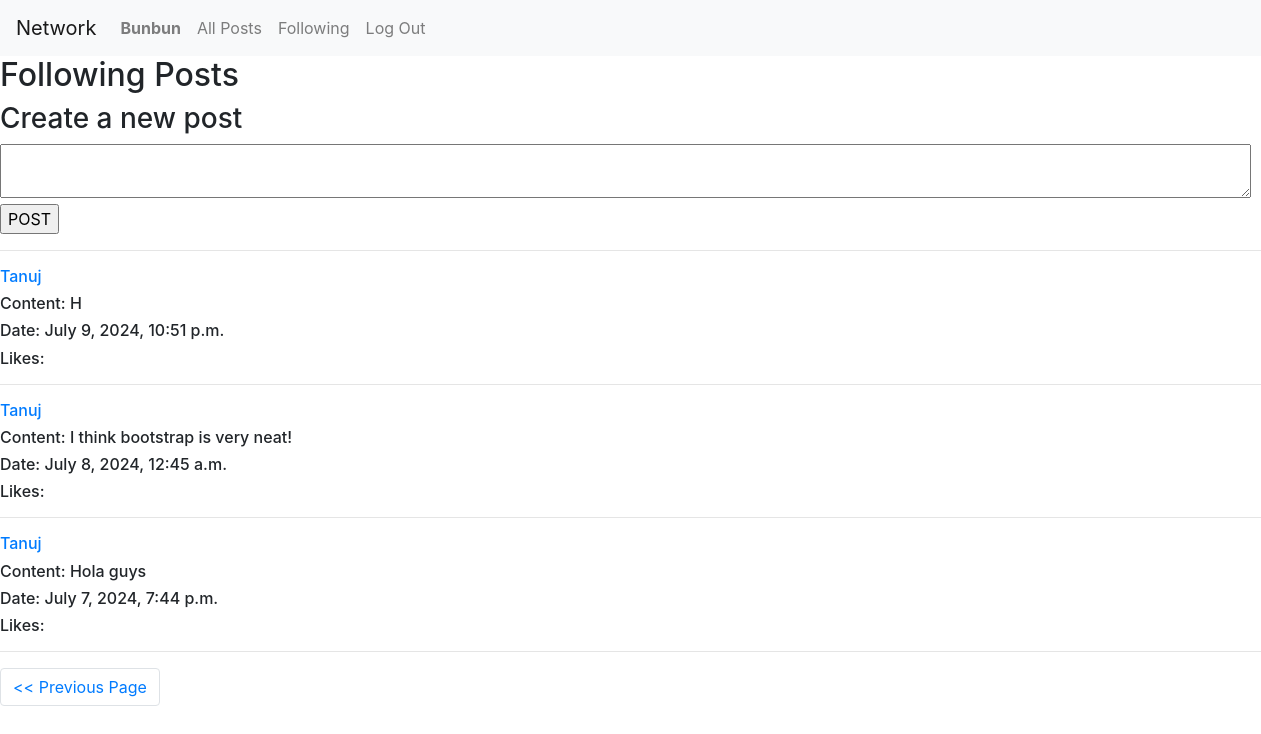
/profile/followedusers?postindex=2 (signed in), run on the app's committed database.
### network/models.py (models this page shows, shortened)
class User(AbstractUser):
    pass

class Creatpost(models.Model):
    postcontent = models.CharField(max_length=500)
    user = models.ForeignKey(User, on_delete=models.CASCADE, related_name="authorofpost")
    datecreated = models.DateTimeField(auto_now_add=True)

### network/views.py (the view)
# urls.py: path("profile/followedusers", views.followedusers, name="profileFollowedusers"),
def followedusers(request):
    activeuser = User.objects.get(pk=request.user.id)
    peopleuserisfollowing = Follower.objects.filter(user = activeuser)
    activeposts = Creatpost.objects.all().order_by('id').reverse()
    postsoffollowers = []
    for activepost in activeposts:
        for people in peopleuserisfollowing:
            if people.userfollowers == activepost.user:
                postsoffollowers.append(activepost)
    paginator = Paginator(postsoffollowers, 4)
    pagenum = request.GET.get('postindex')
    pagepost = paginator.get_page(pagenum)
    return render(request, "network/userbeingfollowed.html",{
        "pagepost":pagepost
    })

### network/templates/network/userbeingfollowed.html (shortened to what this page needs)
{% extends "network/layout.html" %}
{% block body %}
    <h2>Following Posts</h2>
    {% if user.is_authenticated  %}
        <h3>Create a new post</h3>
        <form action="{% url 'createapost'  %}" method="POST">
            <textarea name="postcontent" row="4" cols="120"></textarea>
            <br>
            <input type="submit" value="POST"/>
            <hr>
        </form>
    {% endif  %}
        {% for post in pagepost  %}
        <h6><a href="{% url 'viewprofile' user_id=post.user.id %}">{{post.user}}</a></h6>
        <h6>Content: {{post.postcontent}}</h6>
        <h6>Date: {{post.datecreated}}</h6>
        <h6>Likes: {{post.likes}}</h6>
        <hr>
        {% endfor %}
        <nav aria-label="Page navigation example">
            <ul class="pagination">
            {% if pagepost.has_previous %}
                <li class="page-item"><a class="page-link" href="?postindex={{ pagepost.previous_page_number }}">&lt;&lt; Previous Page</a></li>
            {% endif %}
            </ul>
          </nav>
{% endblock %}

### network/templates/network/layout.html (shortened to what this page needs)
{% load static %}
<!DOCTYPE html>
<html lang="en">
    <head>
        <link rel="stylesheet" href="https://stackpath.bootstrapcdn.com/bootstrap/4.4.1/css/bootstrap.min.css">
        <link href="{% static 'network/styles.css' %}" rel="stylesheet">
        <link rel="stylesheet" href="https://cdnjs.cloudflare.com/ajax/libs/font-awesome/4.7.0/css/font-awesome.min.css">
    </head>
    <body>
        <nav class="navbar navbar-expand-lg navbar-light bg-light">
            <a class="navbar-brand" href="{% url 'index' %}">Network</a>
            <div>
              <ul class="navbar-nav mr-auto">
                {% if user.is_authenticated %}
                    <li class="nav-item">
                        <a class="nav-link" href="{% url 'viewprofile' user_id=user.id%}"><strong>{{ user.username }}</strong></a>
                    </li>
                {% endif %}
                <li class="nav-item">
                  <a class="nav-link" href="{% url 'index' %}">All Posts</a>
                </li>
                {% if user.is_authenticated %}
                    <li class="nav-item">
                        <a class="nav-link" href="followedusers">Following</a>
                    </li>
                    <li class="nav-item">
                        <a class="nav-link" href="{% url 'logout' %}">Log Out</a>
                    </li>
                {% endif %}
              </ul>
            </div>
          </nav>
        <div class="body">
            {% block body %}
            {% endblock %}
        </div>
    </body>
</html>

### data on the page
User: username "Bunbun"
Creatpost: user "Tanuj", postcontent "H", datecreated "July 9, 2024, 10:51 p.m."
Creatpost: user "Tanuj", postcontent "I think bootstrap is very neat!", datecreated "July 8, 2024, 12:45 a.m."
Creatpost: user "Tanuj", postcontent "Hola guys", datecreated "July 7, 2024, 7:44 p.m."
